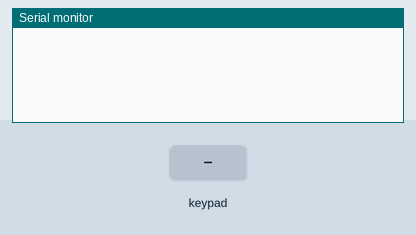
Recording of a sketch running on a simulated Arduino Uno, built with avr-gcc and run on an emulated ATmega328P. Shown: the last lines printed to the serial monitor. The inputs (shaded band) are chosen by the test bench.

Above: at 1.2 s.
1.3 s: keypad keys 1 2 3 4 pressed 0.4 s apart
At 3.8 s:
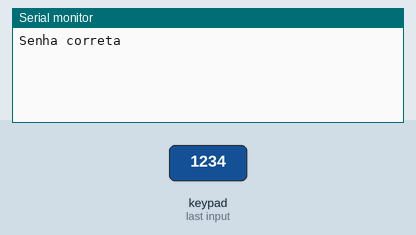
4.4 s: keypad keys 1 1 1 0 9 8 pressed 0.4 s apart
At 7.1 s:
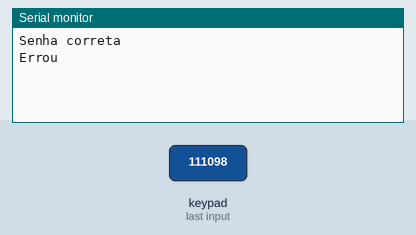

The sketch:

teclado.ino
```cpp
#include <Keypad.h>

const byte linhas  = 4;
const byte colunas = 4;

char teclado[linhas][colunas] = {
  {'1', '2', '3', 'A'},
  {'4', '5', '6', 'B'},
  {'7', '8', '9', 'C'},
  {'*', '0', '#', 'D'}
};

byte pinosLinhas[linhas]   = {11, 10, 9, 8};
byte pinosColunas[colunas] = {7, 6, 5, 4};

Keypad keypad = Keypad(makeKeymap(teclado), pinosLinhas, pinosColunas, linhas, colunas);

char senha[4];
int i = 0;

void setup(){
  Serial.begin(9600);
}

void loop(){
 char entrada = keypad.getKey();

  if ( entrada == '*' ) {
   	resetaSenha(senha);
    i = 0;
  } else if ( entrada ) {
  	senha[i] = entrada;
    i++;
  }

  if ( i == 4 ) {
  	Serial.println(verificaSenha(senha));
    resetaSenha(senha);
    i = 0;
  }
}

String verificaSenha(char senha[4]){
  if ( ! strncmp(senha, "1234", 4) ) {
  	return "Senha correta";
  }

  return "Errou";
}

void resetaSenha(char senha[4]){
	for( i = 0; i < 4; i++ ) {
    	senha[i] = NULL;
    }
}
```

Measured:
- after the input at 1.3 s, the serial monitor: prints a new line after 1.2 s (image 1)
- after the input at 4.4 s, the serial monitor: prints a new line after 1.2 s (image 2)
